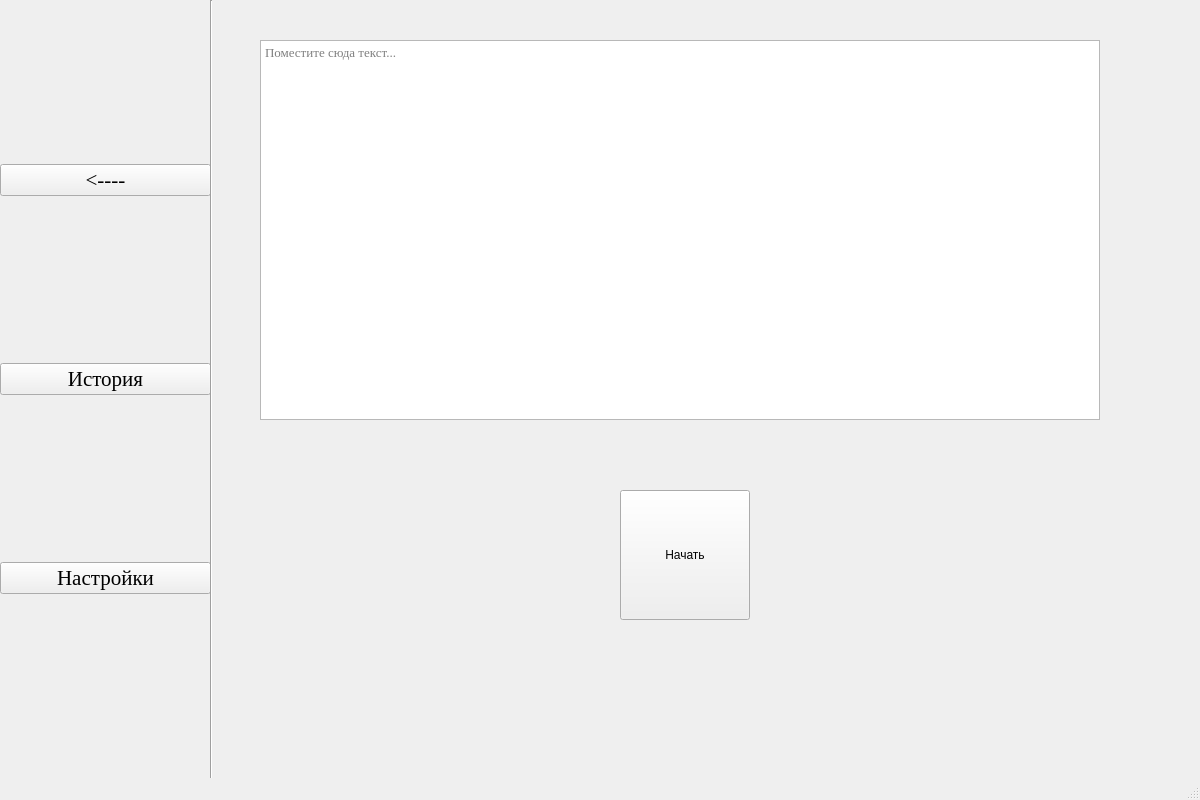
<?xml version="1.0" encoding="UTF-8"?>
<ui version="4.0">
 <class>MainWindow</class>
 <widget class="QMainWindow" name="MainWindow">
  <property name="geometry">
   <rect>
    <x>0</x>
    <y>0</y>
    <width>1200</width>
    <height>800</height>
   </rect>
  </property>
  <property name="windowTitle">
   <string>SpeedReader</string>
  </property>
  <widget class="QWidget" name="centralwidget">
   <widget class="QWidget" name="verticalLayoutWidget">
    <property name="geometry">
     <rect>
      <x>260</x>
      <y>40</y>
      <width>840</width>
      <height>380</height>
     </rect>
    </property>
    <layout class="QVBoxLayout" name="verticalLayout">
     <item>
      <widget class="QPlainTextEdit" name="plainTextEdit">
       <property name="font">
        <font>
         <family>Times New Roman</family>
         <pointsize>10</pointsize>
        </font>
       </property>
       <property name="cursor" stdset="0">
        <cursorShape>IBeamCursor</cursorShape>
       </property>
       <property name="placeholderText">
        <string>Поместите сюда текст...</string>
       </property>
      </widget>
     </item>
    </layout>
   </widget>
   <widget class="QPushButton" name="launchButton">
    <property name="geometry">
     <rect>
      <x>620</x>
      <y>490</y>
      <width>130</width>
      <height>130</height>
     </rect>
    </property>
    <property name="cursor">
     <cursorShape>PointingHandCursor</cursorShape>
    </property>
    <property name="text">
     <string>Начать</string>
    </property>
   </widget>
   <widget class="QWidget" name="gridLayoutWidget">
    <property name="geometry">
     <rect>
      <x>0</x>
      <y>0</y>
      <width>211</width>
      <height>761</height>
     </rect>
    </property>
    <layout class="QGridLayout" name="buttonsLayout">
     <property name="sizeConstraint">
      <enum>QLayout::SetDefaultConstraint</enum>
     </property>
     <property name="bottomMargin">
      <number>0</number>
     </property>
     <property name="horizontalSpacing">
      <number>0</number>
     </property>
     <property name="verticalSpacing">
      <number>3</number>
     </property>
     <item row="1" column="0">
      <widget class="QPushButton" name="HistoryButton">
       <property name="font">
        <font>
         <family>Times New Roman</family>
         <pointsize>16</pointsize>
         <weight>50</weight>
         <bold>false</bold>
        </font>
       </property>
       <property name="cursor">
        <cursorShape>PointingHandCursor</cursorShape>
       </property>
       <property name="text">
        <string>История</string>
       </property>
      </widget>
     </item>
     <item row="2" column="0">
      <widget class="QPushButton" name="SettingsButton">
       <property name="font">
        <font>
         <family>Times New Roman</family>
         <pointsize>16</pointsize>
         <weight>50</weight>
         <bold>false</bold>
        </font>
       </property>
       <property name="cursor">
        <cursorShape>PointingHandCursor</cursorShape>
       </property>
       <property name="text">
        <string>Настройки</string>
       </property>
      </widget>
     </item>
     <item row="0" column="0">
      <widget class="QPushButton" name="HideButton">
       <property name="enabled">
        <bool>true</bool>
       </property>
       <property name="font">
        <font>
         <family>Times New Roman</family>
         <pointsize>16</pointsize>
         <weight>50</weight>
         <bold>false</bold>
        </font>
       </property>
       <property name="cursor">
        <cursorShape>WhatsThisCursor</cursorShape>
       </property>
       <property name="whatsThis">
        <string/>
       </property>
       <property name="accessibleDescription">
        <string/>
       </property>
       <property name="text">
        <string>&lt;----</string>
       </property>
      </widget>
     </item>
    </layout>
   </widget>
   <widget class="Line" name="line">
    <property name="geometry">
     <rect>
      <x>210</x>
      <y>0</y>
      <width>3</width>
      <height>800</height>
     </rect>
    </property>
    <property name="font">
     <font>
      <weight>75</weight>
      <bold>true</bold>
     </font>
    </property>
    <property name="orientation">
     <enum>Qt::Vertical</enum>
    </property>
   </widget>
  </widget>
  <widget class="QMenuBar" name="menubar">
   <property name="geometry">
    <rect>
     <x>0</x>
     <y>0</y>
     <width>1200</width>
     <height>21</height>
    </rect>
   </property>
  </widget>
  <widget class="QStatusBar" name="statusbar"/>
 </widget>
 <resources/>
 <connections/>
</ui>
